Frame 1 (no input): blank canvas, image omitted
Frame 60 (the mouse pressed at the canvas centre just before this capture): blank canvas, image omitted
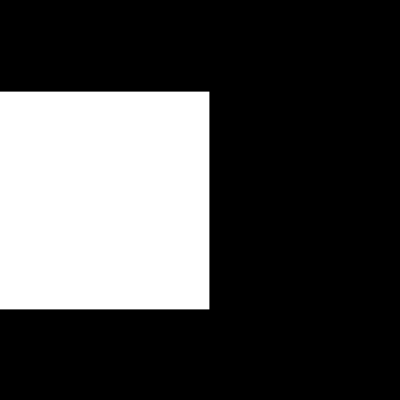
Frame 120 (the mouse held since frame 60 and released just before this capture)

The Processing sketch whose frames 1 and 60 were blank and that drew this single picture after the mouse press (run headless with seeded random() and noise(); from frame 60 on, the mouse is pressed at the canvas centre):

// Processing sketch: processing_129605
// ── processing_129605.pde

float timer = 0.0;
float myscale =1.0;
float myscaleSpeed = 0.01;
float rad = 0.0;

void setup()
{size(400,400);
frameRate(30);
}

void draw()
{
  background(0);
  timer = timer+ (1.0/30.0);
  println(timer);
  myscale = myscale +myscaleSpeed;
 
  
  if (timer >=2.0 && timer <10.0)
  {
    pushMatrix();
   translate(100,200);
   scale(myscale);
    rectMode(CENTER);
    
    rect(0,0,100,100);
    popMatrix();
  }
  
  else if(timer >10.0 && timer <30.0)
  {
    myscale = myscale -myscaleSpeed*2;
    pushMatrix();
    translate(100,200);
    scale(myscale);
    rectMode(CENTER);
    rect(0,0,100,100);
    popMatrix();
   
  }
  else if(timer >=30.0)
  {
    rad = rad +0.1;
    pushMatrix();
    translate(width/2,height/2);
    rotate(rad);
    rectMode(CENTER);
    rect(0,0,100,100);
 
    popMatrix();
  }
  
  else if (timer >=3.0 && timer < 3.5)
  {
    ellipse(300,300,200,200);
  }
  else if(timer > 3.0 && timer <4.0)
  {
    triangle(77,100,150,50,100,50);
  }
  else
  {
    background(255,0,0);}
}
